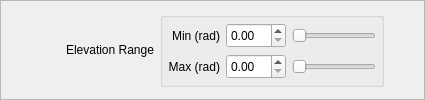
               <widget class="QFrame" name="ElevationRangeFrame" >
                <property name="sizePolicy" >
                 <sizepolicy vsizetype="Preferred" hsizetype="Preferred" >
                  <horstretch>0</horstretch>
                  <verstretch>0</verstretch>
                 </sizepolicy>
                </property>
                <property name="frameShape" >
                 <enum>QFrame::StyledPanel</enum>
                </property>
                <property name="frameShadow" >
                 <enum>QFrame::Raised</enum>
                </property>
                <layout class="QHBoxLayout" name="horizontalLayout_3" >
                 <property name="margin" >
                  <number>0</number>
                 </property>
                 <item>
                  <spacer name="horizontalSpacer_37" >
                   <property name="orientation" >
                    <enum>Qt::Horizontal</enum>
                   </property>
                   <property name="sizeType" >
                    <enum>QSizePolicy::Preferred</enum>
                   </property>
                   <property name="sizeHint" stdset="0" >
                    <size>
                     <width>65</width>
                     <height>20</height>
                    </size>
                   </property>
                  </spacer>
                 </item>
                 <item>
                  <widget class="QLabel" name="ElevationRangeLabel" >
                   <property name="sizePolicy" >
                    <sizepolicy vsizetype="Fixed" hsizetype="Preferred" >
                     <horstretch>0</horstretch>
                     <verstretch>0</verstretch>
                    </sizepolicy>
                   </property>
                   <property name="toolTip" >
                    <string>The elevation range the Shooter will send each particle. 0=up, 3.14=down</string>
                   </property>
                   <property name="text" >
                    <string>Elevation Range</string>
                   </property>
                   <property name="alignment" >
                    <set>Qt::AlignRight|Qt::AlignTrailing|Qt::AlignVCenter</set>
                   </property>
                  </widget>
                 </item>
                 <item>
                  <widget class="QGroupBox" name="ElevationRangeBox" >
                   <property name="sizePolicy" >
                    <sizepolicy vsizetype="Fixed" hsizetype="Expanding" >
                     <horstretch>0</horstretch>
                     <verstretch>0</verstretch>
                    </sizepolicy>
                   </property>
                   <property name="title" >
                    <string/>
                   </property>
                   <layout class="QGridLayout" name="gridLayout_14" >
                    <property name="margin" >
                     <number>5</number>
                    </property>
                    <item row="0" column="0" >
                     <widget class="QLabel" name="ElevationMinLabel" >
                      <property name="sizePolicy" >
                       <sizepolicy vsizetype="Fixed" hsizetype="Preferred" >
                        <horstretch>0</horstretch>
                        <verstretch>0</verstretch>
                       </sizepolicy>
                      </property>
                      <property name="minimumSize" >
                       <size>
                        <width>0</width>
                        <height>25</height>
                       </size>
                      </property>
                      <property name="text" >
                       <string>Min (rad)</string>
                      </property>
                      <property name="alignment" >
                       <set>Qt::AlignRight|Qt::AlignTrailing|Qt::AlignVCenter</set>
                      </property>
                     </widget>
                    </item>
                    <item row="1" column="0" >
                     <widget class="QLabel" name="ElevationMaxLabel" >
                      <property name="sizePolicy" >
                       <sizepolicy vsizetype="Fixed" hsizetype="Preferred" >
                        <horstretch>0</horstretch>
                        <verstretch>0</verstretch>
                       </sizepolicy>
                      </property>
                      <property name="minimumSize" >
                       <size>
                        <width>0</width>
                        <height>25</height>
                       </size>
                      </property>
                      <property name="text" >
                       <string>Max (rad)</string>
                      </property>
                      <property name="alignment" >
                       <set>Qt::AlignRight|Qt::AlignTrailing|Qt::AlignVCenter</set>
                      </property>
                     </widget>
                    </item>
                    <item row="0" column="2" >
                     <widget class="QSlider" name="ElevationMinSlider" >
                      <property name="orientation" >
                       <enum>Qt::Horizontal</enum>
                      </property>
                     </widget>
                    </item>
                    <item row="0" column="1" >
                     <widget class="QDoubleSpinBox" name="ElevationMinSpinBox" >
                      <property name="sizePolicy" >
                       <sizepolicy vsizetype="Fixed" hsizetype="Fixed" >
                        <horstretch>0</horstretch>
                        <verstretch>0</verstretch>
                       </sizepolicy>
                      </property>
                      <property name="minimumSize" >
                       <size>
                        <width>60</width>
                        <height>25</height>
                       </size>
                      </property>
                      <property name="maximumSize" >
                       <size>
                        <width>60</width>
                        <height>25</height>
                       </size>
                      </property>
                     </widget>
                    </item>
                    <item row="1" column="2" >
                     <widget class="QSlider" name="ElevationMaxSlider" >
                      <property name="orientation" >
                       <enum>Qt::Horizontal</enum>
                      </property>
                     </widget>
                    </item>
                    <item row="1" column="1" >
                     <widget class="QDoubleSpinBox" name="ElevationMaxSpinBox" >
                      <property name="sizePolicy" >
                       <sizepolicy vsizetype="Fixed" hsizetype="Fixed" >
                        <horstretch>0</horstretch>
                        <verstretch>0</verstretch>
                       </sizepolicy>
                      </property>
                      <property name="minimumSize" >
                       <size>
                        <width>60</width>
                        <height>25</height>
                       </size>
                      </property>
                      <property name="maximumSize" >
                       <size>
                        <width>60</width>
                        <height>25</height>
                       </size>
                      </property>
                     </widget>
                    </item>
                   </layout>
                  </widget>
                 </item>
                 <item>
                  <spacer name="horizontalSpacer_31" >
                   <property name="orientation" >
                    <enum>Qt::Horizontal</enum>
                   </property>
                   <property name="sizeType" >
                    <enum>QSizePolicy::Preferred</enum>
                   </property>
                   <property name="sizeHint" stdset="0" >
                    <size>
                     <width>40</width>
                     <height>20</height>
                    </size>
                   </property>
                  </spacer>
                 </item>
                </layout>
               </widget>
